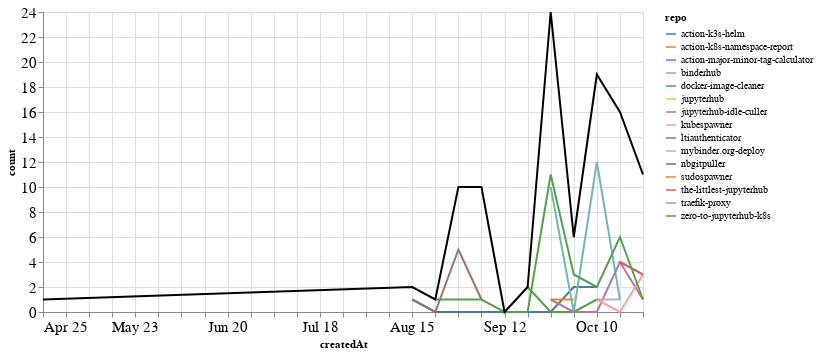

This figure's notebook cell:
### Markdown cell above
### PRs

### Code cell
prs_time = prs.groupby('repo').resample('W', on='createdAt').count()['author'].reset_index()
prs_time = prs_time.rename(columns={'author': 'count'})
prs_time_total = prs_time.groupby('createdAt').agg({"count": "sum"}).reset_index()

ch1 = alt.Chart(prs_time, width=600).mark_line().encode(
    x='createdAt',
    y='count',
    color='repo',
    tooltip="repo"
)

ch2 = alt.Chart(prs_time_total, width=600).mark_line(color="black").encode(
    x='createdAt',
    y='count',
)

ch1 + ch2

### Figure 1 — Vega-Lite specification as saved in the notebook (floating-point values rounded to 4 significant figures)
{"config": {"axisLeft": {"labelFontSize": 15}, "axisBottom": {"labelFontSize": 15}}, "layer": [{"data": {"name": "data-a2d1f533081f5b3fc119951ece7a7002"}, "mark": "line", "encoding": {"color": {"type": "nominal", "field": "repo"}, "tooltip": {"type": "nominal", "field": "repo"}, "x": {"type": "temporal", "field": "createdAt"}, "y": {"type": "quantitative", "field": "count"}}, "width": 600}, {"data": {"name": "data-542e7288c2043bb7ff0bc7dd9b789f49"}, "mark": {"type": "line", "color": "black"}, "encoding": {"x": {"type": "temporal", "field": "createdAt"}, "y": {"type": "quantitative", "field": "count"}}, "width": 600}], "$schema": "https://vega.github.io/schema/vega-lite/v4.8.1.json", "datasets": {"data-a2d1f533081f5b3fc119951ece7a7002": [{"repo": "action-k3s-helm", "createdAt": "2021-08-15T00:00:00", "count": 1}, {"repo": "action-k3s-helm", "createdAt": "2021-08-22T00:00:00", "count": 0}, {"repo": "action-k3s-helm", "createdAt": "2021-08-29T00:00:00", "count": 0}, {"repo": "action-k3s-helm", "createdAt": "2021-09-05T00:00:00", "count": 0}, {"repo": "action-k3s-helm", "createdAt": "2021-09-12T00:00:00", "count": 0}, {"repo": "action-k3s-helm", "createdAt": "2021-09-19T00:00:00", "count": 0}, {"repo": "action-k3s-helm", "createdAt": "2021-09-26T00:00:00", "count": 0}, {"repo": "action-k3s-helm", "createdAt": "2021-10-03T00:00:00", "count": 2}, {"repo": "action-k3s-helm", "createdAt": "2021-10-10T00:00:00", "count": 2}, {"repo": "action-k8s-namespace-report", "createdAt": "2021-09-26T00:00:00", "count": 1}, {"repo": "action-k8s-namespace-report", "createdAt": "2021-10-03T00:00:00", "count": 1}, {"repo": "action-major-minor-tag-calculator", "createdAt": "2021-09-26T00:00:00", "count": 1}, {"repo": "binderhub", "createdAt": "2021-09-26T00:00:00", "count": 10}, {"repo": "binderhub", "createdAt": "2021-10-03T00:00:00", "count": 0}, {"repo": "binderhub", "createdAt": "2021-10-10T00:00:00", "count": 12}, {"repo": "binderhub", "createdAt": "2021-10-17T00:00:00", "count": 1}, {"repo": "docker-image-cleaner", "createdAt": "2021-09-19T00:00:00", "count": 2}, {"repo": "docker-image-cleaner", "createdAt": "2021-09-26T00:00:00", "count": 0}, {"repo": "docker-image-cleaner", "createdAt": "2021-10-03T00:00:00", "count": 0}, {"repo": "docker-image-cleaner", "createdAt": "2021-10-10T00:00:00", "count": 1}, {"repo": "jupyterhub", "createdAt": "2021-08-29T00:00:00", "count": 4}, {"repo": "jupyterhub-idle-culler", "createdAt": "2021-09-26T00:00:00", "count": 1}, {"repo": "jupyterhub-idle-culler", "createdAt": "2021-10-03T00:00:00", "count": 0}, {"repo": "jupyterhub-idle-culler", "createdAt": "2021-10-10T00:00:00", "count": 0}, {"repo": "jupyterhub-idle-culler", "createdAt": "2021-10-17T00:00:00", "count": 4}, {"repo": "jupyterhub-idle-culler", "createdAt": "2021-10-24T00:00:00", "count": 1}, {"repo": "kubespawner", "createdAt": "2021-10-10T00:00:00", "count": 1}, {"repo": "kubespawner", "createdAt": "2021-10-17T00:00:00", "count": 0}, {"repo": "kubespawner", "createdAt": "2021-10-24T00:00:00", "count": 3}, {"repo": "ltiauthenticator", "createdAt": "2021-08-15T00:00:00", "count": 1}, {"repo": "ltiauthenticator", "createdAt": "2021-08-22T00:00:00", "count": 0}, {"repo": "ltiauthenticator", "createdAt": "2021-08-29T00:00:00", "count": 5}, {"repo": "ltiauthenticator", "createdAt": "2021-09-05T00:00:00", "count": 1}, {"repo": "mybinder.org-deploy", "createdAt": "2021-10-10T00:00:00", "count": 1}, {"repo": "mybinder.org-deploy", "createdAt": "2021-10-17T00:00:00", "count": 1}, {"repo": "nbgitpuller", "createdAt": "2021-09-05T00:00:00", "count": 8}, {"repo": "sudospawner", "createdAt": "2021-04-25T00:00:00", "count": 1}, {"repo": "the-littlest-jupyterhub", "createdAt": "2021-10-17T00:00:00", "count": 4}, {"repo": "the-littlest-jupyterhub", "createdAt": "2021-10-24T00:00:00", "count": 3}, {"repo": "traefik-proxy", "createdAt": "2021-10-24T00:00:00", "count": 3}, {"repo": "zero-to-jupyterhub-k8s", "createdAt": "2021-08-22T00:00:00", "count": 1}, {"repo": "zero-to-jupyterhub-k8s", "createdAt": "2021-08-29T00:00:00", "count": 1}, {"repo": "zero-to-jupyterhub-k8s", "createdAt": "2021-09-05T00:00:00", "count": 1}, {"repo": "zero-to-jupyterhub-k8s", "createdAt": "2021-09-12T00:00:00", "count": 0}, {"repo": "zero-to-jupyterhub-k8s", "createdAt": "2021-09-19T00:00:00", "count": 0}, {"repo": "zero-to-jupyterhub-k8s", "createdAt": "2021-09-26T00:00:00", "count": 11}, {"repo": "zero-to-jupyterhub-k8s", "createdAt": "2021-10-03T00:00:00", "count": 3}, {"repo": "zero-to-jupyterhub-k8s", "createdAt": "2021-10-10T00:00:00", "count": 2}, {"repo": "zero-to-jupyterhub-k8s", "createdAt": "2021-10-17T00:00:00", "count": 6}, {"repo": "zero-to-jupyterhub-k8s", "createdAt": "2021-10-24T00:00:00", "count": 1}], "data-542e7288c2043bb7ff0bc7dd9b789f49": [{"createdAt": "2021-04-25T00:00:00", "count": 1}, {"createdAt": "2021-08-15T00:00:00", "count": 2}, {"createdAt": "2021-08-22T00:00:00", "count": 1}, {"createdAt": "2021-08-29T00:00:00", "count": 10}, {"createdAt": "2021-09-05T00:00:00", "count": 10}, {"createdAt": "2021-09-12T00:00:00", "count": 0}, {"createdAt": "2021-09-19T00:00:00", "count": 2}, {"createdAt": "2021-09-26T00:00:00", "count": 24}, {"createdAt": "2021-10-03T00:00:00", "count": 6}, {"createdAt": "2021-10-10T00:00:00", "count": 19}, {"createdAt": "2021-10-17T00:00:00", "count": 16}, {"createdAt": "2021-10-24T00:00:00", "count": 11}]}}
